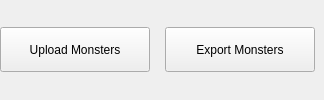
                            <widget class="QFrame" name="frame">
                             <property name="frameShape">
                              <enum>QFrame::Shape::NoFrame</enum>
                             </property>
                             <property name="frameShadow">
                              <enum>QFrame::Shadow::Raised</enum>
                             </property>
                             <layout class="QHBoxLayout" name="horizontalLayout_11">
                              <property name="leftMargin">
                               <number>0</number>
                              </property>
                              <property name="topMargin">
                               <number>0</number>
                              </property>
                              <property name="rightMargin">
                               <number>0</number>
                              </property>
                              <property name="bottomMargin">
                               <number>0</number>
                              </property>
                              <item>
                               <widget class="QPushButton" name="upload_monsters_btn">
                                <property name="minimumSize">
                                 <size>
                                  <width>150</width>
                                  <height>45</height>
                                 </size>
                                </property>
                                <property name="maximumSize">
                                 <size>
                                  <width>16777215</width>
                                  <height>45</height>
                                 </size>
                                </property>
                                <property name="text">
                                 <string>Upload Monsters</string>
                                </property>
                               </widget>
                              </item>
                              <item>
                               <widget class="QFrame" name="export_monster_btn_frame">
                                <property name="frameShape">
                                 <enum>QFrame::Shape::NoFrame</enum>
                                </property>
                                <property name="frameShadow">
                                 <enum>QFrame::Shadow::Raised</enum>
                                </property>
                                <layout class="QHBoxLayout" name="horizontalLayout_13">
                                 <item>
                                  <widget class="QPushButton" name="export_monsters_btn">
                                   <property name="minimumSize">
                                    <size>
                                     <width>150</width>
                                     <height>45</height>
                                    </size>
                                   </property>
                                   <property name="maximumSize">
                                    <size>
                                     <width>16777215</width>
                                     <height>45</height>
                                    </size>
                                   </property>
                                   <property name="styleSheet">
                                    <string notr="true">QPushButton:checked {
        background-color: rgb(57, 65, 80);
		border: 2px solid rgb(43, 50, 61);
    }</string>
                                   </property>
                                   <property name="text">
                                    <string>Export Monsters</string>
                                   </property>
                                   <property name="checkable">
                                    <bool>true</bool>
                                   </property>
                                   <property name="checked">
                                    <bool>false</bool>
                                   </property>
                                  </widget>
                                 </item>
                                </layout>
                               </widget>
                              </item>
                             </layout>
                            </widget>
